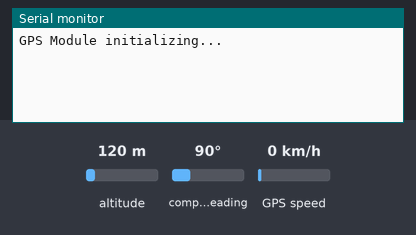
A sketch run on a simulated ESP32. On the bench: the last lines printed to the serial monitor. The inputs (shaded band) are chosen by the test bench; at power-on: altitude 120 m, GPS speed 0 km/h, compass heading 90°. The GPS gets a fix after 3 s at 37.7749, -122.4194 with 8 satellites.

Above: at 1.2 s.
1.3 s: altitude set to 20 m
At 3.8 s:
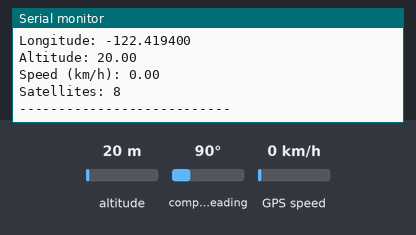
4.5 s: GPS speed set to 2 km/h
At 5.6 s:
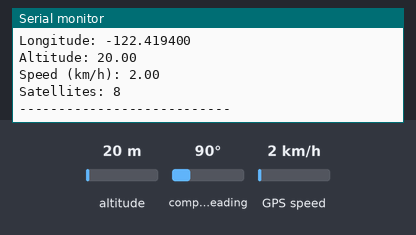

Measured:
- after the input at 1.3 s, the serial monitor: prints a new line after 1.7 s (image 1)
- after the input at 4.5 s, the serial monitor: prints a new line after 0.52 s (image 2)

The sketch:

sketch.ino
```cpp
#include <TinyGPS++.h>
#include <HardwareSerial.h>

// Create GPS object
TinyGPSPlus gps;

// Use Serial2 on ESP32 (RX2=16, TX2=17)
HardwareSerial SerialGPS(2);

void setup() {
  Serial.begin(115200);           // Serial monitor
  SerialGPS.begin(9600, SERIAL_8N1, 16, 17);  // GPS module serial (RX=16, TX=17)

  Serial.println("GPS Module initializing...");
}

void loop() {
  // Read data from GPS
  while (SerialGPS.available() > 0) {
    char c = SerialGPS.read();
    gps.encode(c);
  }

  // If we have a valid location, print it
  if (gps.location.isUpdated()) {
    Serial.print("Latitude: ");
    Serial.println(gps.location.lat(), 6);  // 6 decimal places
    Serial.print("Longitude: ");
    Serial.println(gps.location.lng(), 6);
    Serial.print("Altitude: ");
    Serial.println(gps.altitude.meters());
    Serial.print("Speed (km/h): ");
    Serial.println(gps.speed.kmph());
    Serial.print("Satellites: ");
    Serial.println(gps.satellites.value());
    Serial.println("---------------------------");
  }
}
```
